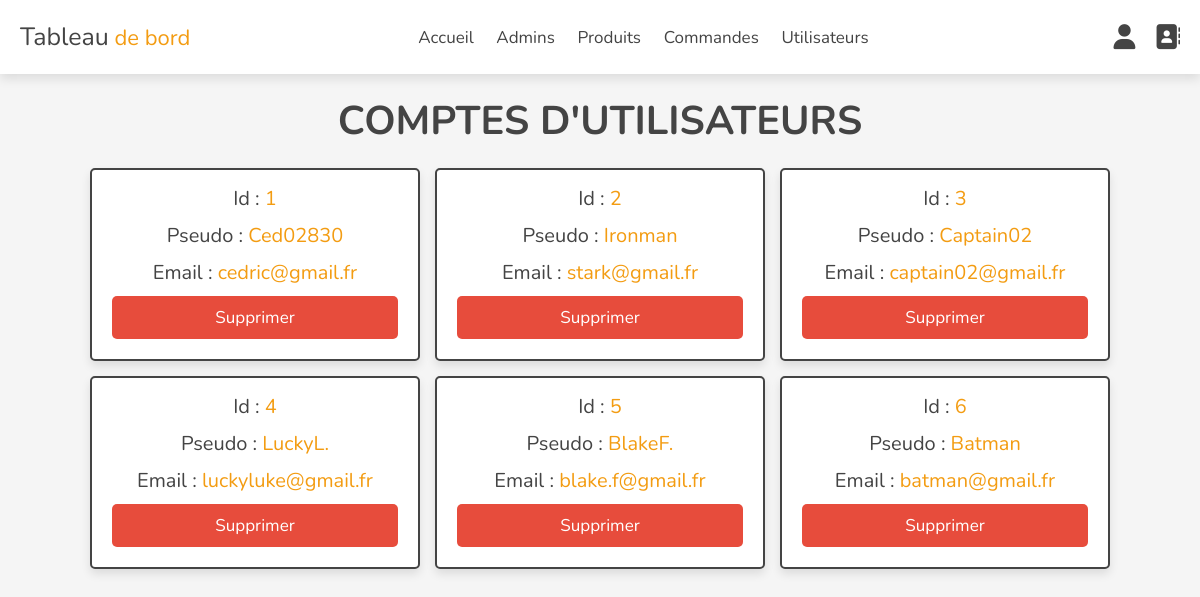
Screenshot of /admin/users_accounts.php (signed in) with the database file from the repository.
### tables this page shows
CREATE TABLE `users` (
  `id` int(100) NOT NULL,
  `pseudo` varchar(20) NOT NULL,
  `email` varchar(50) NOT NULL,
  `password` varchar(50) NOT NULL
);

### admin/users_accounts.php (the view, shortened to what this page needs)
<?php
include '../components/connect.php';
?>
<!DOCTYPE html>
<html lang="en">
<head>
   <link rel="stylesheet" href="https://cdnjs.cloudflare.com/ajax/libs/font-awesome/6.1.1/css/all.min.css">
   <link rel="stylesheet" href="assets/css/admin_style.css">
</head>
<body>
   <?php include '../components/admin_header.php'; ?>
   <section class="accounts">
      <h1 class="heading">Comptes d'utilisateurs</h1>
      <div class="box-container">
         <?php
         $select_accounts = $conn->prepare("SELECT * FROM `users`");
         $select_accounts->execute();
         if ($select_accounts->rowCount() > 0) {
            while ($fetch_accounts = $select_accounts->fetch(PDO::FETCH_ASSOC)) {
         ?>
               <div class="box">
                  <p> Id : <span><?= $fetch_accounts['id']; ?></span> </p>
                  <p> Pseudo : <span><?= $fetch_accounts['pseudo']; ?></span> </p>
                  <p> Email : <span><?= $fetch_accounts['email']; ?></span> </p>
                  <a href="users_accounts.php?delete=<?= $fetch_accounts['id']; ?>"
                     onclick="return confirm('Supprimer ce compte ? Toutes les informations concernant cet utilisateur seront aussi supprimées !')"
                     class="delete-btn">Supprimer
                  </a>
               </div>
         <?php
            }
         } else {
            echo '<p class="empty">Aucun utilisateur inscrit !</p>';
         }
         ?>
      </div>
   </section>
</body>
</html>

### admin/assets/css/admin_style.css (style rules this page uses)
:root { --main-color:#2980b9; --orange:#f39c12; --red:#e74c3c; --black:#444; --white:#fff; --light-color:#777; --light-bg:#f5f5f5; --border:.2rem solid var(--black); --box-shadow:0 .5rem 1rem rgba(0,0,0,.1); }
* { font-family: 'Nunito', sans-serif; margin:0; padding:0; box-sizing: border-box; outline: none; border:none; text-decoration: none; }
html { font-size: 62.5%; overflow-x: hidden; }
body { background-color: var(--light-bg); padding-bottom: 10rem; }
section { padding:2rem; max-width: 1200px; margin:0 auto; }
.heading { font-size: 4rem; color:var(--black); margin-bottom: 2rem; text-align: center; text-transform: uppercase; }
.btn, .delete-btn, .option-btn { display: block; width: 100%; margin-top: 1rem; border-radius: .5rem; padding:1rem 3rem; font-size: 1.7rem; color:var(--white); cursor: pointer; text-align: center; }
.delete-btn { background-color: var(--red); }
.accounts .box-container { display: grid; grid-template-columns: repeat(auto-fit, 33rem); gap:1.5rem; align-items: flex-start; justify-content: center; }
.accounts .box-container .box { padding:2rem; padding-top: .5rem; border-radius: .5rem; text-align: center; border:var(--border); background-color: var(--white); box-shadow: var(--box-shadow); }
.accounts .box-container .box p { font-size: 2rem; color:var(--black); margin: 1rem 0; }
.accounts .box-container .box p span { color:var(--orange); }

### rows the page displays
users: id "1", pseudo "Ced02830", email "cedric@gmail.fr"
users: id "2", pseudo "Ironman", email "stark@gmail.fr"
users: id "3", pseudo "Captain02", email "captain02@gmail.fr"
users: id "4", pseudo "LuckyL.", email "luckyluke@gmail.fr"
users: id "5", pseudo "BlakeF.", email "blake.f@gmail.fr"
users: id "6", pseudo "Batman", email "batman@gmail.fr"
